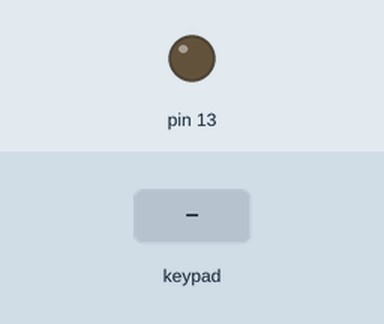
Bench run of a sketch on a simulated Arduino Uno, built with avr-gcc and run on an emulated ATmega328P. Shown: output pins drawn as LEDs (lit = HIGH). The test bench sets the inputs (shaded band). What the sketch prints to the serial monitor is not drawn.

Above: at 1.2 s.
1.3 s: key 'X' pressed
At 1.47 s:
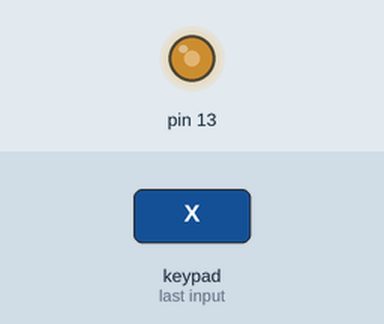
4.3 s: key 'O' pressed
Timing chart, 0 to 7.3 s (numbered marks = the images above; inputs shaded):
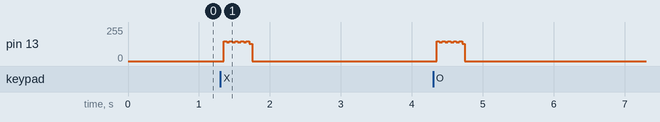

The sketch:

ps2_hc-05_nano_KRN2015v2pnerima_pink_.ino
```cpp
/* ///////////////////////
  Bismillahirrohmanirohim
  JUARA KRN 2015 11-14 Juni 2015
  Goto Abu Robocon 2015
*/ //////////////////////
#include <SoftwareSerial.h>
SoftwareSerial mySerial(10, 11); // RX, TX

#include <PS2X_lib.h>

PS2X ps2x;
int error = 0;
byte type = 0;
byte vibrate = 0;

void setup() {
  Serial.begin(57600);
  mySerial.begin(9600);
  pinMode(13, OUTPUT);
  error = ps2x.config_gamepad(8,7,6,9, true, true); //setup pins and settings:  GamePad(clock, command, attention, data, Pressures?, Rumble?) check for error
  if (error == 0) {
    Serial.println("Found Controller, configured successful");
    Serial.println("Try out all the buttons, X will vibrate the controller, faster as you press harder;");
    Serial.println("holding L1 or R1 will print out the analog stick values.");
    Serial.println("Go to www.billporter.info for updates and to report bugs.");
  }

  else if (error == 1)
    Serial.println("No controller found, check wiring, see readme.txt to enable debug. visit www.billporter.info for troubleshooting tips");
  else if (error == 2)
    Serial.println("Controller found but not accepting commands. see readme.txt to enable debug. Visit www.billporter.info for troubleshooting tips");
  else if (error == 3)
    Serial.println("Controller refusing to enter Pressures mode, may not support it. ");

  type = ps2x.readType();
  switch (type) {
    case 0:
      Serial.println("Unknown Controller type");
      break;
    case 1:
      Serial.println("DualShock Controller Found");
      break;
  }
}


void loop() {

  if (error == 1) //skip loop if no controller found
    return;

  if (type == 1) { //DualShock Controller
    ps2x.read_gamepad();  //read controller and set large motor to spin at 'vibrate' speed

    /*START SELECT*/
    if (ps2x.Button(PSB_START)) //will be TRUE as long as button is pressed
      Serial.println("Start is being held");
    if (ps2x.Button(PSB_SELECT))
      Serial.println("Select is being held");
    /*AKHIR START SELECT*/
    }


    /*L1 L2 L3 R1 R2 R3*/
    if (ps2x.Button(PSB_L2)){
      mySerial.print('o');
      digitalWrite(13,HIGH);
    }
    if (ps2x.Button(PSB_R2)){
      mySerial.print('e');
      digitalWrite(13,HIGH);
    }
    if (ps2x.Button(PSB_L1)){
      //mySerial.print('p');
      mySerial.print('2');
      digitalWrite(13,HIGH);
    }
    if (ps2x.Button(PSB_R1)){
      //mySerial.print('f');
      mySerial.print('1');
      digitalWrite(13,HIGH);
    }

    else {
      mySerial.print('z');
      digitalWrite(13,LOW);
     }
    /*SILANG KOTAK SEGITIGA BUNDAR*/
    if (ps2x.Button(PSB_GREEN)) { //segitiga
      mySerial.print('a');
      digitalWrite(13,HIGH);
    }

    if (ps2x.Button(PSB_RED)) {  //LINGKARAN
       mySerial.print('b');
       digitalWrite(13,HIGH);
    }
    /////////////////////////////////
    if (ps2x.Button(PSB_BLUE)) { //SILANG
      mySerial.print('c');
      digitalWrite(13,HIGH);
    }

    if (ps2x.Button(PSB_PINK)) { //KOTAK
       mySerial.print('d');
       digitalWrite(13,HIGH);
    }

    //if(ps2x.ButtonPressed(PSB_GREEN))  //SGTIGA
     //Serial.println("Triangle pressed");

    /*ANALOG*/
    if (ps2x.Analog(PSS_LX) == 128 && ps2x.Analog(PSS_LY) == 0 ) //up
    {

      mySerial.print('g');
     /* Serial.print("UPpp");
      digitalWrite(13,HIGH);*/

      if (ps2x.Button(PSB_BLUE)) { //SILANG
        mySerial.print('c');
      }

      if (ps2x.Button(PSB_PINK)) { //KOTAK
        mySerial.print('d');
      }

      if (ps2x.Button(PSB_RED)) {  //LINGKARAN
        mySerial.print('b');
      }
      if (ps2x.Button(PSB_GREEN)) {  //segitiga
        mySerial.print('a');
      }

    }


    if (ps2x.Analog(PSS_LX) == 128 && ps2x.Analog(PSS_LY) == 255 ) //down
    {
      mySerial.print('k');


      if (ps2x.Button(PSB_BLUE)) { //SILANG
        mySerial.print('c');
      }

      if (ps2x.Button(PSB_PINK)) { //KOTAK
        mySerial.print('d');
      }

      if (ps2x.Button(PSB_RED)) {  //LINGKARAN
        mySerial.print('b');
      }
      if (ps2x.Button(PSB_GREEN)) {  //segitiga
        mySerial.print('a');
      }

    }
    if (ps2x.Analog(PSS_LX) == 255 && ps2x.Analog(PSS_LY) == 128 ) //kanan
    {
      mySerial.print('i');


      if (ps2x.Button(PSB_BLUE)) { //SILANG
        mySerial.print('c');
      }

      if (ps2x.Button(PSB_PINK)) { //KOTAK
        mySerial.print('d');
      }

      if (ps2x.Button(PSB_RED)) {  //LINGKARAN
        mySerial.print('b');
      }
      if (ps2x.Button(PSB_GREEN)) {  //segitiga
        mySerial.print('a');
      }
    }

    if (ps2x.Analog(PSS_LX) == 0 && ps2x.Analog(PSS_LY) == 128 ) //kiri
    {
      mySerial.print('m');


      if (ps2x.Button(PSB_BLUE)) { //SILANG
        mySerial.print('c');
      }

      if (ps2x.Button(PSB_PINK)) { //KOTAK
        mySerial.print('d');
      }

      if (ps2x.Button(PSB_RED)) {  //LINGKARAN
        mySerial.print('b');
      }
      if (ps2x.Button(PSB_GREEN)) {  //segitiga
        mySerial.print('a');
      }
    }

    /*AKHIR ANALOG*/

    /*SERONG*/
    if (ps2x.Analog(PSS_LX) < 128 && ps2x.Analog(PSS_LY) < 128 ) //upleft
    {
      mySerial.print('n');

      if (ps2x.Button(PSB_BLUE)) { //SILANG
        mySerial.print('c');
      }

      if (ps2x.Button(PSB_PINK)) { //KOTAK
        mySerial.print('d');
      }

      if (ps2x.Button(PSB_RED)) {  //LINGKARAN
        mySerial.print('b');
      }
      if (ps2x.Button(PSB_GREEN)) {  //segitiga
        mySerial.print('a');
      }
    }
    if (ps2x.Analog(PSS_LX) > 128 && ps2x.Analog(PSS_LY) > 128 ) //downright
    {
      mySerial.print('j');

      if (ps2x.Button(PSB_BLUE)) { //SILANG
        mySerial.print('c');
      }

      if (ps2x.Button(PSB_PINK)) { //KOTAK
        mySerial.print('d');
      }

      if (ps2x.Button(PSB_RED)) {  //LINGKARAN
        mySerial.print('b');
      }
      if (ps2x.Button(PSB_GREEN)) {  //segitiga
        mySerial.print('a');
      }
    }

    if (ps2x.Analog(PSS_LX) > 128 && ps2x.Analog(PSS_LY) < 128 ) //upright
    {
      mySerial.print('h');

      if (ps2x.Button(PSB_BLUE)) { //SILANG
        mySerial.print('c');
      }

      if (ps2x.Button(PSB_PINK)) { //KOTAK
        mySerial.print('d');
      }

      if (ps2x.Button(PSB_RED)) {  //LINGKARAN
        mySerial.print('b');
      }
      if (ps2x.Button(PSB_GREEN)) {  //segitiga
        mySerial.print('a');
      }
    }

    if (ps2x.Analog(PSS_LX) < 128 && ps2x.Analog(PSS_LY) > 128 ) //downleft
    {
      mySerial.print('l');

      if (ps2x.Button(PSB_BLUE)) { //SILANG
        mySerial.print('c');
      }

      if (ps2x.Button(PSB_PINK)) { //KOTAK
        mySerial.print('d');
      }

      if (ps2x.Button(PSB_RED)) {  //LINGKARAN
        mySerial.print('b');
      }
      if (ps2x.Button(PSB_GREEN)) {  //segitiga
        mySerial.print('a');
      }
    }
    /*ANALOG SEBELAH KANAN*/
    if (ps2x.Analog(PSS_RX) == 255 && ps2x.Analog(PSS_RY) == 128 ){ //PUTAR KANAN
      mySerial.write('1');
      Serial.println("1");
     }
    if (ps2x.Analog(PSS_RX) == 0 && ps2x.Analog(PSS_RY) == 128 ){ //PUTAR KIRI
      mySerial.write('2');
      Serial.println("2");
    }
    if (ps2x.Analog(PSS_RX) == 128 && ps2x.Analog(PSS_RY) == 0 ){ //atas
      mySerial.write('3');
      Serial.println("3");
    }
    if (ps2x.Analog(PSS_RX) == 128 && ps2x.Analog(PSS_RY) == 255 ){ //bawah
      mySerial.write('4');
       Serial.println("4");
    }

    }
```
